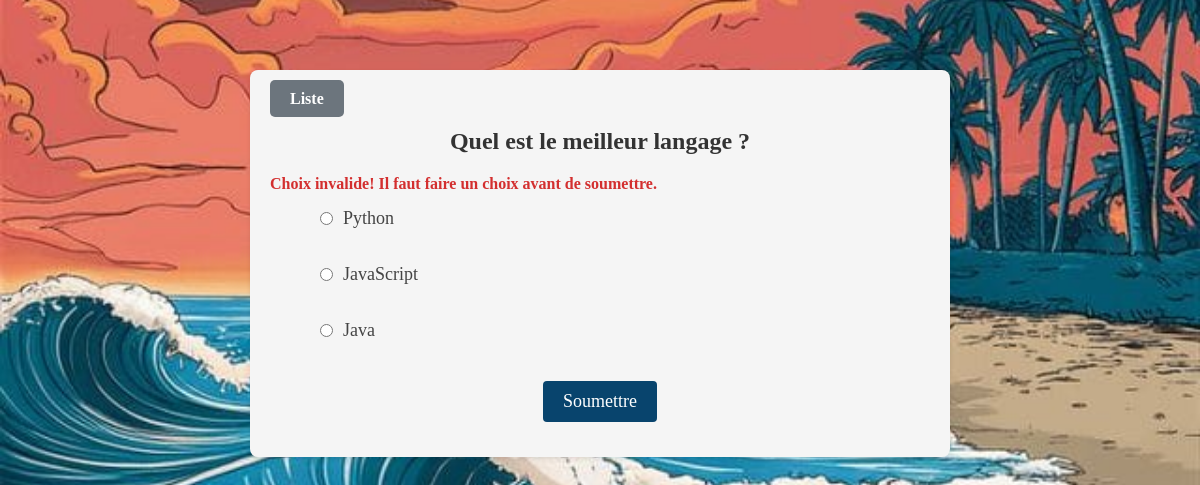
Screenshot of /3/vote/ with the database file from the repository.
### polls/models.py (models this page shows, shortened)
class Question(models.Model):
    question_text = models.CharField(max_length=200)
    pub_date = models.DateTimeField("date published")

class Choice(models.Model):
    question = models.ForeignKey(Question, on_delete=models.CASCADE)
    choice_text = models.CharField(max_length=200)
    votes = models.IntegerField(default=0)

### polls/views.py (the view)
# urls.py: path("<int:question_id>/vote/", views.vote, name="vote"),
def vote(request, question_id):
    question = get_object_or_404(Question, pk=question_id)
    try:
        selected_choice = question.choice_set.get(pk=request.POST["choice"])
    except (KeyError, Choice.DoesNotExist):
        return render(
            request,
            "polls/detail.html",
            {
                "question": question,
                "error_message": "Choix invalide! Il faut faire un choix avant de soumettre.",
            },
        )
    else:
        selected_choice.votes = F("votes") + 1
        selected_choice.save()
        return HttpResponseRedirect(reverse("polls:results", args=(question.id,)))

### polls/templates/polls/detail.html
{% load static %}
<link rel="stylesheet" href="{% static 'polls/style.css' %}" />
<div class="polls-container">
  <div class="navigation-buttons">
    <a href="{% url 'polls:index' %}" class="action-button back-button"
      >Liste</a
    >
  </div>
  <h1 class="poll-question">{{ question.question_text }}</h1>
  <form
    action="{% url 'polls:vote' question.id %}"
    method="post"
    class="poll-form"
  >
    {% csrf_token %} {% if error_message %}
    <p class="error-message"><strong>{{ error_message }}</strong></p>
    {% endif %}
    <div class="choices-container">
      {% for choice in question.choice_set.all %}
      <div class="choice-item">
        <input
          type="radio"
          name="choice"
          id="choice{{ forloop.counter }}"
          value="{{ choice.id }}"
          class="choice-input"
        />
        <label for="choice{{ forloop.counter }}" class="choice-label">
          {{ choice.choice_text }}
        </label>
      </div>
      {% endfor %}
    </div>
    <button type="submit" class="vote-button">Soumettre</button>
  </form>
</div>

### polls/static/polls/style.css (style rules this page uses)
* { margin: 0; padding: 0; box-sizing: border-box; font-family: Cambria, Cochin, Georgia, Times, "Times New Roman", serif; }
.navigation-buttons { margin-bottom: 20px; }
.back-button { background-color: #6c757d; color: white; text-decoration: none; padding: 8px 15px; border-radius: 5px; font-weight: bold; transition: background-color 0.3s ease; }
.action-button { padding: 10px 20px; border-radius: 5px; text-decoration: none; color: white; font-weight: bold; transition: background-color 0.3s ease; border: none; cursor: pointer; font-size: 16px; }
.polls-container { max-width: 700px; margin: 50 auto; padding: 20px; background-color: #f5f5f5; border-radius: 8px; box-shadow: 0 2px 4px rgba(0, 0, 0, 0.1); }
.poll-question { font-size: 24px; color: #333; margin-bottom: 20px; text-align: center; }
.poll-form { display: flex; flex-direction: column; }
.error-message { color: #d32f2f; margin-bottom: 15px; }
.choices-container { display: flex; flex-direction: column; gap: 15px; margin-bottom: 20px; }
.choice-item { display: flex; align-items: center; }
.choice-input { margin-right: 10px; }
.choice-label { font-size: 18px; color: #444; }
.vote-button { margin: 0 auto 15px; padding: 10px 20px; color: #fff; background-color: rgb(8, 68, 109); border: none; border-radius: 4px; cursor: pointer; transition: background-color 0.3s ease; font-size: 18px; }
.choice-item { margin-bottom: 20px; padding-left: 50px; }

### rows the page displays
Question: question_text "Quel est le meilleur langage ?"
Choice: choice_text "Python"
Choice: choice_text "JavaScript"
Choice: choice_text "Java"

### other values shown
{{ error_message }} "Choix invalide! Il faut faire un choix avant de soumettre."
